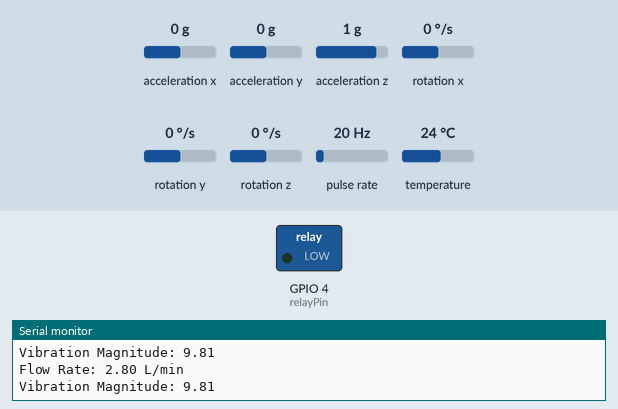
This sketch was run on a simulated ESP32. On the bench: switched loads named in the sketch (green lamp = pin HIGH), the last lines printed to the serial monitor. Wiring (inferred from the names in the program): pulse sensor: data GPIO 2. The test bench sets the inputs (shaded band); at power-on: pulse rate 20 Hz, acceleration x 0 g, acceleration y 0 g, acceleration z 1 g, rotation x 0 °/s, rotation y 0 °/s, rotation z 0 °/s, temperature 24 °C. WiFi joins after 1.5 s; servers stay silent unless stated.

Above: at 3.2 s.
3.3 s: pulse rate (sensor on GPIO 2) set to 150 Hz
At 7.3 s:
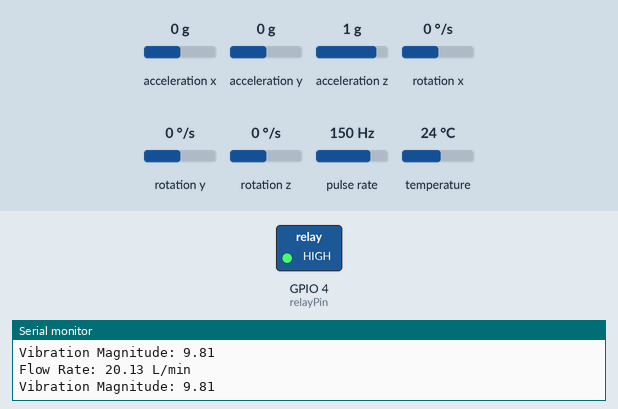
7.4 s: acceleration x set to -0.3 g
At 8.2 s:
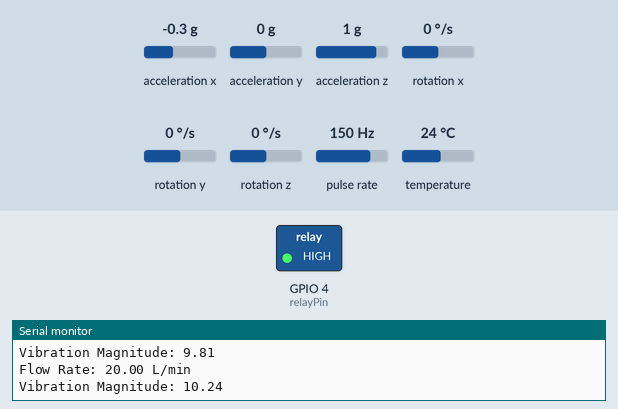
8.9 s: acceleration x set to 0 g
At 10.8 s:
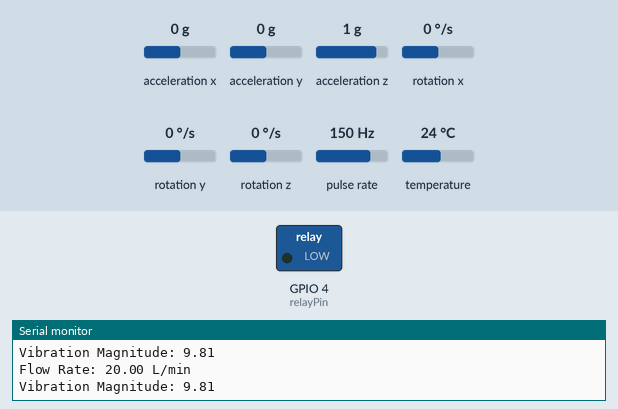
13.0 s: acceleration x set to -1.4 g
At 13.8 s:
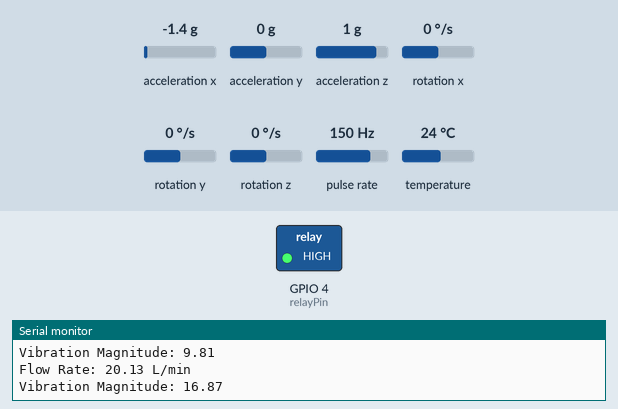
Timing chart, 0 to 15.5 s (numbered marks = the images above; inputs shaded):
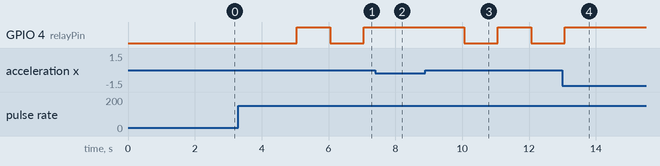

Measured:
- after the input at 3.3 s, GPIO 4 (relayPin): LOW → HIGH after 1.7 s, → LOW 1.0 s later, → HIGH 1.0 s later
- after the input at 7.4 s, GPIO 4 (relayPin): stays HIGH (without the input it goes to LOW after 0.65 s)
- after the input at 8.9 s, GPIO 4 (relayPin): HIGH → LOW after 1.2 s, → HIGH 1.0 s later, → LOW 1.0 s later
- after the input at 13.0 s, GPIO 4 (relayPin): goes on until 13.1 s, then stays HIGH

The sketch:

fludio_classifier_detector.ino
```cpp
#include <ArduinoIoTCloud.h>
#include <Arduino_ConnectionHandler.h>
#include <Wire.h>
#include <Adafruit_MPU6050.h>
#include <Adafruit_Sensor.h>
#include <WiFi.h>
#include <WiFiServer.h>
#include <math.h>

#define sensorPin 2  // Pin connected to the flow sensor
#define relayPin 4   // Pin connected to the relay controlling the solenoid valve

// Cloud variables
float flowRate;
float accelX, accelY, accelZ;
float gyroX, gyroY, gyroZ;
int solenoidStatus = 1;  // Default solenoid status: 1 (open)

// Vibration and flow thresholds
const float vibrationThreshold = 10.0;
const float flowThreshold = 20.0;

// WiFi credentials
const char SSID[] = "";
const char PASS[] = "";

// WiFi server settings
WiFiServer server(80);
Adafruit_MPU6050 mpu;

volatile int pulseCount = 0;
unsigned long oldTime = 0;

void pulseCounter() {
  pulseCount++;
}

void setup() {
  Serial.begin(9600);

  // Initialize cloud
  ArduinoCloud.begin(SSID, PASS);

  // Configure cloud properties
  ArduinoCloud.addProperty(flowRate, READ, ON_CHANGE, NULL);
  ArduinoCloud.addProperty(accelX, READ, ON_CHANGE, NULL);
  ArduinoCloud.addProperty(accelY, READ, ON_CHANGE, NULL);
  ArduinoCloud.addProperty(accelZ, READ, ON_CHANGE, NULL);
  ArduinoCloud.addProperty(gyroX, READ, ON_CHANGE, NULL);
  ArduinoCloud.addProperty(gyroY, READ, ON_CHANGE, NULL);
  ArduinoCloud.addProperty(gyroZ, READ, ON_CHANGE, NULL);

  // Initialize MPU6050
  if (!mpu.begin()) {
    Serial.println("Failed to initialize MPU6050!");
    while (1);
  }
  Serial.println("MPU6050 initialized.");

  // Setup flow sensor
  pinMode(sensorPin, INPUT_PULLUP);
  attachInterrupt(digitalPinToInterrupt(sensorPin), pulseCounter, FALLING);

  // Setup relay
  pinMode(relayPin, OUTPUT);
  digitalWrite(relayPin, LOW);  // Initial state OFF

  // Connect to WiFi and start server
  WiFi.begin(SSID, PASS);
  while (WiFi.status() != WL_CONNECTED) {
    delay(1000);
    Serial.println("Connecting to WiFi...");
  }
  Serial.println("Connected to WiFi");
  server.begin();
}

void loop() {
  ArduinoCloud.update();

  // Calculate flow rate
  unsigned long currentTime = millis();
  if (currentTime - oldTime >= 1000) {
    noInterrupts();
    flowRate = pulseCount / 7.5;  // Calculate flow rate in L/min
    pulseCount = 0;
    interrupts();
    oldTime = currentTime;
    Serial.print("Flow Rate: ");
    Serial.print(flowRate);
    Serial.println(" L/min");
  }

  // Read accelerometer and gyroscope data
  sensors_event_t a, g, temp;
  mpu.getEvent(&a, &g, &temp);

  accelX = a.acceleration.x;
  accelY = a.acceleration.y;
  accelZ = a.acceleration.z;
  gyroX = g.gyro.x;
  gyroY = g.gyro.y;
  gyroZ = g.gyro.z;

  // Calculate vibration magnitude
  float vibrationMagnitude = sqrt(pow(accelX, 2) + pow(accelY, 2) + pow(accelZ, 2));
  Serial.print("Vibration Magnitude: ");
  Serial.println(vibrationMagnitude);

  // Determine solenoid status based on vibration and flow rate
  if (vibrationMagnitude > vibrationThreshold || flowRate > flowThreshold) {
    solenoidStatus = 0;  // High vibration or high flow, close valve
    digitalWrite(relayPin, HIGH);  // Activate relay to close solenoid valve
  } else {
    solenoidStatus = 1;  // Low vibration and low flow, open valve
    digitalWrite(relayPin, LOW);  // Deactivate relay to open solenoid valve
  }

  // Check for client connection to send data
  WiFiClient client = server.available();
  if (client) {
    Serial.println("Client connected");

    if (client.available()) {
      String request = client.readStringUntil('\r');
      Serial.println(request);

      // Send JSON data including solenoid status and flow rate
      client.print("{\"solenoidStatus\":");
      client.print(solenoidStatus);
      client.print(",\"flowRate\":");
      client.print(flowRate);
      client.print("}");

      delay(1);
      client.stop();
      Serial.println("Client disconnected");
    }
  }

  delay(1000);  // Adjust as necessary
}
```
